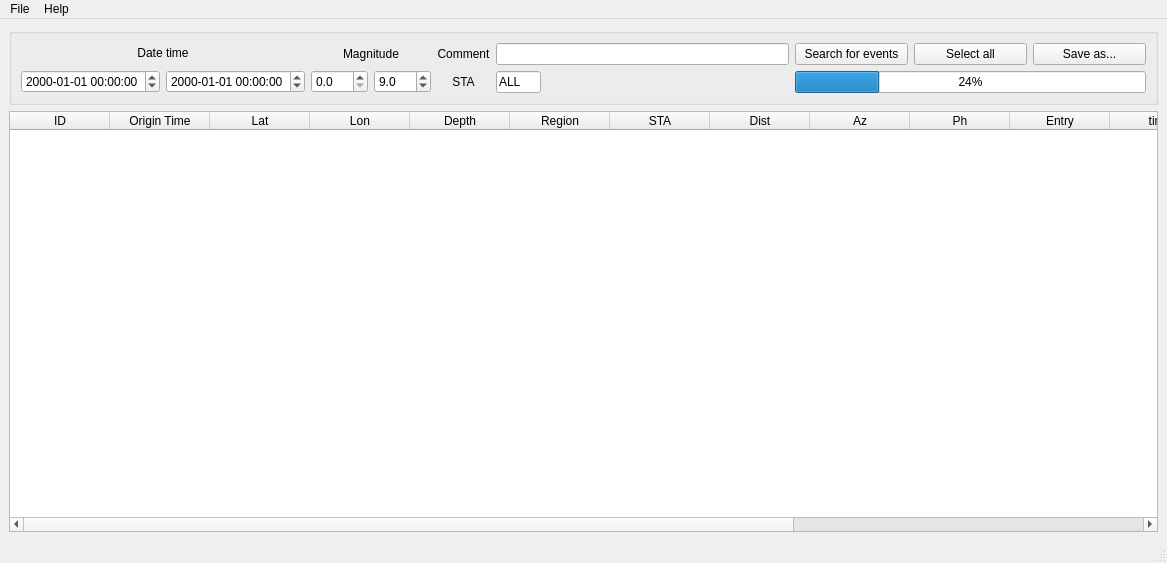
<?xml version="1.0" encoding="UTF-8"?>
<ui version="4.0">
 <author>ADanilov</author>
 <class>MainWindow</class>
 <widget class="QMainWindow" name="MainWindow">
  <property name="geometry">
   <rect>
    <x>0</x>
    <y>0</y>
    <width>1167</width>
    <height>563</height>
   </rect>
  </property>
  <property name="windowTitle">
   <string>getquakes</string>
  </property>
  <widget class="QWidget" name="centralwidget">
   <property name="layoutDirection">
    <enum>Qt::LeftToRight</enum>
   </property>
   <layout class="QVBoxLayout" name="verticalLayout">
    <item>
     <layout class="QVBoxLayout" name="verticalLayout_5">
      <item>
       <widget class="QGroupBox" name="groupBox">
        <property name="title">
         <string/>
        </property>
        <property name="alignment">
         <set>Qt::AlignCenter</set>
        </property>
        <layout class="QHBoxLayout" name="horizontalLayout_7">
         <item>
          <layout class="QHBoxLayout" name="horizontalLayout_5">
           <item>
            <layout class="QVBoxLayout" name="verticalLayout_3">
             <item>
              <widget class="QLabel" name="label">
               <property name="text">
                <string>&lt;html&gt;&lt;head/&gt;&lt;body&gt;&lt;p align=&quot;center&quot;&gt;Date time&lt;/p&gt;&lt;/body&gt;&lt;/html&gt;</string>
               </property>
              </widget>
             </item>
             <item>
              <layout class="QHBoxLayout" name="horizontalLayout_2">
               <item>
                <widget class="QDateTimeEdit" name="from_dateTime">
                 <property name="maximumSize">
                  <size>
                   <width>194</width>
                   <height>16777215</height>
                  </size>
                 </property>
                 <property name="time">
                  <time>
                   <hour>0</hour>
                   <minute>0</minute>
                   <second>0</second>
                  </time>
                 </property>
                 <property name="minimumDateTime">
                  <datetime>
                   <hour>0</hour>
                   <minute>0</minute>
                   <second>0</second>
                   <year>1752</year>
                   <month>9</month>
                   <day>14</day>
                  </datetime>
                 </property>
                 <property name="displayFormat">
                  <string>yyyy-MM-dd HH:mm:ss</string>
                 </property>
                 <property name="calendarPopup">
                  <bool>false</bool>
                 </property>
                </widget>
               </item>
               <item>
                <widget class="QDateTimeEdit" name="to_dateTime">
                 <property name="maximumSize">
                  <size>
                   <width>194</width>
                   <height>16777215</height>
                  </size>
                 </property>
                 <property name="time">
                  <time>
                   <hour>0</hour>
                   <minute>0</minute>
                   <second>0</second>
                  </time>
                 </property>
                 <property name="displayFormat">
                  <string>yyyy-MM-dd HH:mm:ss</string>
                 </property>
                 <property name="calendarPopup">
                  <bool>false</bool>
                 </property>
                </widget>
               </item>
              </layout>
             </item>
            </layout>
           </item>
           <item>
            <layout class="QVBoxLayout" name="verticalLayout_2">
             <item>
              <widget class="QLabel" name="label_4">
               <property name="text">
                <string>Magnitude</string>
               </property>
               <property name="alignment">
                <set>Qt::AlignCenter</set>
               </property>
              </widget>
             </item>
             <item>
              <layout class="QHBoxLayout" name="horizontalLayout_3">
               <item>
                <widget class="QDoubleSpinBox" name="from_Mag">
                 <property name="frame">
                  <bool>true</bool>
                 </property>
                 <property name="decimals">
                  <number>1</number>
                 </property>
                 <property name="stepType">
                  <enum>QAbstractSpinBox::DefaultStepType</enum>
                 </property>
                 <property name="value">
                  <double>0.000000000000000</double>
                 </property>
                </widget>
               </item>
               <item>
                <widget class="QDoubleSpinBox" name="to_Mag">
                 <property name="frame">
                  <bool>true</bool>
                 </property>
                 <property name="decimals">
                  <number>1</number>
                 </property>
                 <property name="stepType">
                  <enum>QAbstractSpinBox::DefaultStepType</enum>
                 </property>
                 <property name="value">
                  <double>9.000000000000000</double>
                 </property>
                </widget>
               </item>
              </layout>
             </item>
            </layout>
           </item>
           <item>
            <layout class="QGridLayout" name="gridLayout_3">
             <item row="0" column="0">
              <layout class="QGridLayout" name="gridLayout">
               <item row="0" column="0">
                <widget class="QLabel" name="label_7">
                 <property name="text">
                  <string>Comment</string>
                 </property>
                 <property name="alignment">
                  <set>Qt::AlignCenter</set>
                 </property>
                </widget>
               </item>
               <item row="1" column="0">
                <widget class="QLabel" name="label_8">
                 <property name="text">
                  <string>STA</string>
                 </property>
                 <property name="alignment">
                  <set>Qt::AlignCenter</set>
                 </property>
                </widget>
               </item>
              </layout>
             </item>
             <item row="0" column="1">
              <layout class="QGridLayout" name="gridLayout_2">
               <item row="0" column="0">
                <widget class="QLineEdit" name="comment_line"/>
               </item>
               <item row="1" column="0">
                <layout class="QHBoxLayout" name="horizontalLayout_4">
                 <item>
                  <widget class="QLineEdit" name="sta_line">
                   <property name="maximumSize">
                    <size>
                     <width>45</width>
                     <height>16777215</height>
                    </size>
                   </property>
                   <property name="text">
                    <string>ALL</string>
                   </property>
                  </widget>
                 </item>
                 <item>
                  <spacer name="horizontalSpacer">
                   <property name="orientation">
                    <enum>Qt::Horizontal</enum>
                   </property>
                   <property name="sizeHint" stdset="0">
                    <size>
                     <width>138</width>
                     <height>20</height>
                    </size>
                   </property>
                  </spacer>
                 </item>
                </layout>
               </item>
              </layout>
             </item>
            </layout>
           </item>
           <item>
            <layout class="QVBoxLayout" name="verticalLayout_4">
             <item>
              <layout class="QHBoxLayout" name="horizontalLayout">
               <item>
                <widget class="QPushButton" name="search_events_button">
                 <property name="text">
                  <string>Search for events</string>
                 </property>
                </widget>
               </item>
               <item>
                <widget class="QPushButton" name="select_all_button">
                 <property name="text">
                  <string>Select all</string>
                 </property>
                </widget>
               </item>
               <item>
                <widget class="QPushButton" name="save_as_button">
                 <property name="text">
                  <string>Save as...</string>
                 </property>
                </widget>
               </item>
              </layout>
             </item>
             <item>
              <widget class="QProgressBar" name="progressBar">
               <property name="value">
                <number>24</number>
               </property>
              </widget>
             </item>
            </layout>
           </item>
          </layout>
         </item>
        </layout>
       </widget>
      </item>
      <item>
       <widget class="QTableWidget" name="tableWidget">
        <property name="sizePolicy">
         <sizepolicy hsizetype="Expanding" vsizetype="Expanding">
          <horstretch>0</horstretch>
          <verstretch>0</verstretch>
         </sizepolicy>
        </property>
        <property name="baseSize">
         <size>
          <width>0</width>
          <height>0</height>
         </size>
        </property>
        <attribute name="horizontalHeaderCascadingSectionResizes">
         <bool>true</bool>
        </attribute>
        <attribute name="horizontalHeaderShowSortIndicator" stdset="0">
         <bool>true</bool>
        </attribute>
        <attribute name="horizontalHeaderStretchLastSection">
         <bool>true</bool>
        </attribute>
        <column>
         <property name="text">
          <string>ID</string>
         </property>
        </column>
        <column>
         <property name="text">
          <string>Origin Time</string>
         </property>
        </column>
        <column>
         <property name="text">
          <string>Lat</string>
         </property>
        </column>
        <column>
         <property name="text">
          <string>Lon</string>
         </property>
        </column>
        <column>
         <property name="text">
          <string>Depth</string>
         </property>
        </column>
        <column>
         <property name="text">
          <string>Region</string>
         </property>
        </column>
        <column>
         <property name="text">
          <string>STA</string>
         </property>
        </column>
        <column>
         <property name="text">
          <string>Dist</string>
         </property>
        </column>
        <column>
         <property name="text">
          <string>Az</string>
         </property>
        </column>
        <column>
         <property name="text">
          <string>Ph</string>
         </property>
        </column>
        <column>
         <property name="text">
          <string>Entry</string>
         </property>
        </column>
        <column>
         <property name="text">
          <string>time</string>
         </property>
        </column>
        <column>
         <property name="text">
          <string>Amp</string>
         </property>
        </column>
        <column>
         <property name="text">
          <string>T</string>
         </property>
        </column>
        <column>
         <property name="text">
          <string>ML</string>
         </property>
        </column>
        <column>
         <property name="text">
          <string>MPSP</string>
         </property>
        </column>
       </widget>
      </item>
     </layout>
    </item>
   </layout>
  </widget>
  <widget class="QMenuBar" name="menubar">
   <property name="geometry">
    <rect>
     <x>0</x>
     <y>0</y>
     <width>1167</width>
     <height>30</height>
    </rect>
   </property>
   <widget class="QMenu" name="menuFile">
    <property name="title">
     <string>File</string>
    </property>
    <widget class="QMenu" name="menuSettings">
     <property name="title">
      <string>Settings</string>
     </property>
     <addaction name="actionConnection"/>
    </widget>
    <widget class="QMenu" name="menu_Save_as">
     <property name="title">
      <string>&amp;Save as...</string>
     </property>
     <addaction name="actionBulletin"/>
     <addaction name="actionCatalog"/>
     <addaction name="action_NAS_bulletin"/>
     <addaction name="action_ArcGIS"/>
    </widget>
    <addaction name="separator"/>
    <addaction name="menu_Save_as"/>
    <addaction name="separator"/>
    <addaction name="actionOpen_Bulletin"/>
    <addaction name="separator"/>
    <addaction name="menuSettings"/>
    <addaction name="separator"/>
    <addaction name="action_Quit"/>
   </widget>
   <widget class="QMenu" name="menuHelp">
    <property name="title">
     <string>Help</string>
    </property>
    <addaction name="actionAbout"/>
   </widget>
   <addaction name="menuFile"/>
   <addaction name="menuHelp"/>
  </widget>
  <widget class="QStatusBar" name="statusbar">
   <property name="enabled">
    <bool>true</bool>
   </property>
   <property name="mouseTracking">
    <bool>false</bool>
   </property>
   <property name="autoFillBackground">
    <bool>false</bool>
   </property>
  </widget>
  <action name="actionOpen_Bulletin">
   <property name="icon">
    <iconset>
     <normaloff>resources/file-open.png</normaloff>resources/file-open.png</iconset>
   </property>
   <property name="text">
    <string>&amp;Open Bulletin...</string>
   </property>
   <property name="shortcut">
    <string>Ctrl+O</string>
   </property>
   <property name="visible">
    <bool>false</bool>
   </property>
  </action>
  <action name="actionAbout">
   <property name="icon">
    <iconset>
     <normaloff>resources/help-content.png</normaloff>resources/help-content.png</iconset>
   </property>
   <property name="text">
    <string>About...</string>
   </property>
  </action>
  <action name="action_Quit">
   <property name="icon">
    <iconset>
     <normaloff>resources/file-exit.png</normaloff>resources/file-exit.png</iconset>
   </property>
   <property name="text">
    <string>&amp;Quit</string>
   </property>
   <property name="shortcut">
    <string>Ctrl+Q</string>
   </property>
  </action>
  <action name="actionConnection">
   <property name="text">
    <string>Connection</string>
   </property>
  </action>
  <action name="actionBulletin">
   <property name="text">
    <string>&amp;Bulletin (*.txt)</string>
   </property>
  </action>
  <action name="actionCatalog">
   <property name="text">
    <string>&amp;Catalog (*.xlsx)</string>
   </property>
  </action>
  <action name="action_NAS_bulletin">
   <property name="text">
    <string>&amp;NAS bulletin (*.bltn)</string>
   </property>
  </action>
  <action name="action_ArcGIS">
   <property name="text">
    <string>&amp;ArcGIS (*.txt)</string>
   </property>
  </action>
 </widget>
 <tabstops>
  <tabstop>from_dateTime</tabstop>
  <tabstop>to_dateTime</tabstop>
  <tabstop>from_Mag</tabstop>
  <tabstop>to_Mag</tabstop>
  <tabstop>comment_line</tabstop>
  <tabstop>sta_line</tabstop>
  <tabstop>search_events_button</tabstop>
  <tabstop>select_all_button</tabstop>
  <tabstop>save_as_button</tabstop>
  <tabstop>tableWidget</tabstop>
 </tabstops>
 <resources/>
 <connections>
  <connection>
   <sender>select_all_button</sender>
   <signal>clicked()</signal>
   <receiver>tableWidget</receiver>
   <slot>selectAll()</slot>
   <hints>
    <hint type="sourcelabel">
     <x>995</x>
     <y>67</y>
    </hint>
    <hint type="destinationlabel">
     <x>820</x>
     <y>466</y>
    </hint>
   </hints>
  </connection>
  <connection>
   <sender>action_Quit</sender>
   <signal>triggered()</signal>
   <receiver>MainWindow</receiver>
   <slot>close()</slot>
   <hints>
    <hint type="sourcelabel">
     <x>-1</x>
     <y>-1</y>
    </hint>
    <hint type="destinationlabel">
     <x>538</x>
     <y>371</y>
    </hint>
   </hints>
  </connection>
 </connections>
</ui>
